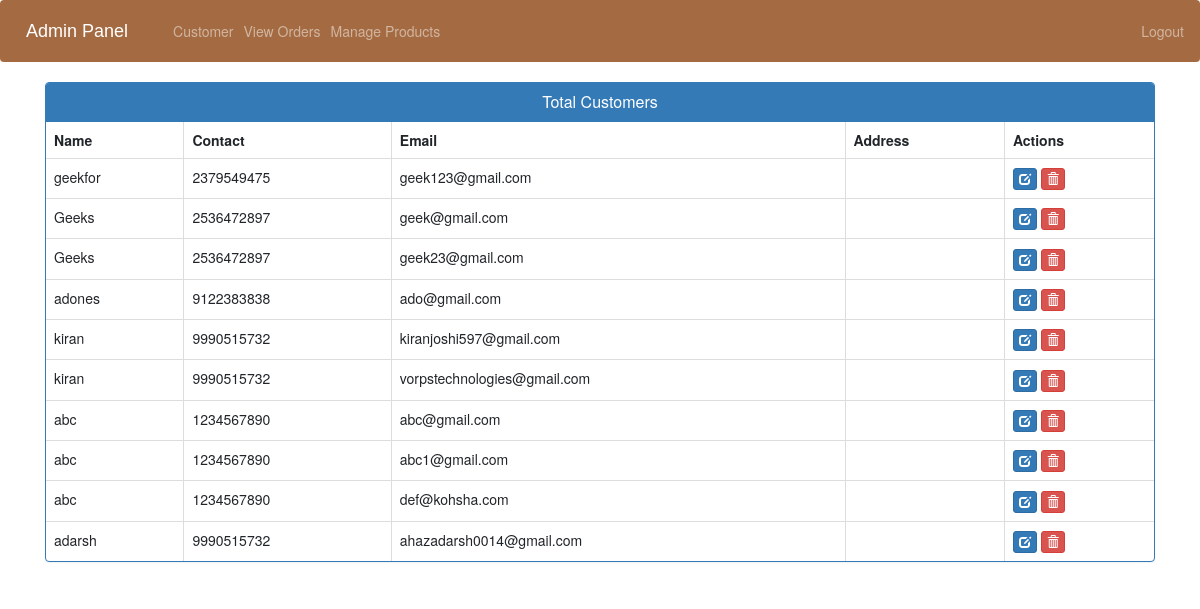
/view-customer (signed in), run on the app's committed database.
### store/models/customer.py (models this page shows, shortened)
class Customer(models.Model):
    first_name = models.CharField(max_length=50)
    last_name = models.CharField (max_length=50)
    phone = models.CharField(max_length=10)
    email=models.EmailField()
    password = models.CharField(max_length=100)

### store/views/home.py (the view)
# urls.py: path('view-customer', view_customer_view,name='view-customer'),
@login_required(login_url='adminlogin')
def view_customer_view(request):
    customers=Customer.objects.all()
    return render(request,'view-customer.html',{'customers':customers})

### store/templates/view-customer.html (shortened to what this page needs)
{% extends 'admin_base.html' %}
{% load static %}
{% block content %}
<head>
  <link href="//netdna.bootstrapcdn.com/bootstrap/3.0.0/css/bootstrap.min.css" rel="stylesheet" id="bootstrap-css">
</head>
<div class="container">
  <div class="panel panel-primary">
    <div class="panel-heading">
      <h6 class="panel-title">Total Customers</h6>
    </div>
    <table class="table table-hover table-bordered" id="dev-table">
      <thead>
        <tr>
          <th>Name</th>
          <th>Contact</th>
          <th>Email</th>
          <th>Address</th>
          <th>Actions</th>
        </tr>
      </thead>
      {% for c in customers %}
      <tr>
        <td> {{c.first_name}}</td>
        <td>{{c.phone}}</td>
        <td>{{c.email}}</td>
        <td>{{c.address}}</td>
        <td><a class="btn btn-primary btn-xs" href="{% url 'update-customer' pk=c.id %}"><span class="glyphicon glyphicon-edit"></span></a>
        <a class="btn btn-danger btn-xs" href="{% url 'delete-customer' c.id  %}"><span class="glyphicon glyphicon-trash"></span></a></td>
      </tr>
      {% endfor %}
    </table>
  </div>
</div>
{% endblock content %}

### store/templates/view-customer.html (style rules this page uses)
a:link { text-decoration: none; }
h6 { text-align: center; }

### data on the page
Customer: first_name "geekfor", phone "2379549475", email "geek123@gmail.com"
Customer: first_name "Geeks", phone "2536472897", email "geek@gmail.com"
Customer: first_name "Geeks", phone "2536472897", email "geek23@gmail.com"
Customer: first_name "adones", phone "9122383838", email "ado@gmail.com"
Customer: first_name "kiran", phone "9990515732", email "kiranjoshi597@gmail.com"
Customer: first_name "kiran", phone "9990515732", email "vorpstechnologies@gmail.com"
Customer: first_name "abc", phone "1234567890", email "abc@gmail.com"
Customer: first_name "abc", phone "1234567890", email "abc1@gmail.com"
Customer: first_name "abc", phone "1234567890", email "def@kohsha.com"
Customer: first_name "adarsh", phone "9990515732", email "ahazadarsh0014@gmail.com"
